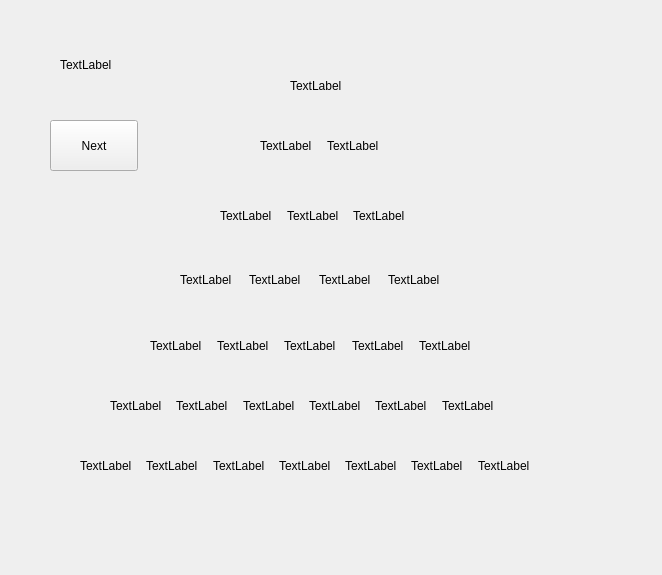
<?xml version="1.0" encoding="UTF-8"?>
<ui version="4.0">
 <class>MainWindow</class>
 <widget class="QMainWindow" name="MainWindow">
  <property name="geometry">
   <rect>
    <x>0</x>
    <y>0</y>
    <width>662</width>
    <height>575</height>
   </rect>
  </property>
  <property name="windowTitle">
   <string>MainWindow</string>
  </property>
  <widget class="QWidget" name="centralwidget">
   <widget class="QWidget" name="horizontalLayoutWidget">
    <property name="geometry">
     <rect>
      <x>290</x>
      <y>40</y>
      <width>62</width>
      <height>92</height>
     </rect>
    </property>
    <layout class="QHBoxLayout" name="level_1">
     <item>
      <widget class="click" name="label_1">
       <property name="text">
        <string>TextLabel</string>
       </property>
      </widget>
     </item>
    </layout>
   </widget>
   <widget class="QWidget" name="horizontalLayoutWidget_2">
    <property name="geometry">
     <rect>
      <x>260</x>
      <y>100</y>
      <width>128</width>
      <height>92</height>
     </rect>
    </property>
    <layout class="QHBoxLayout" name="level_2">
     <item>
      <widget class="click" name="label_2">
       <property name="text">
        <string>TextLabel</string>
       </property>
      </widget>
     </item>
     <item>
      <widget class="click" name="label_3">
       <property name="text">
        <string>TextLabel</string>
       </property>
      </widget>
     </item>
    </layout>
   </widget>
   <widget class="QWidget" name="horizontalLayoutWidget_3">
    <property name="geometry">
     <rect>
      <x>220</x>
      <y>170</y>
      <width>194</width>
      <height>92</height>
     </rect>
    </property>
    <layout class="QHBoxLayout" name="level_3">
     <item>
      <widget class="click" name="label_4">
       <property name="text">
        <string>TextLabel</string>
       </property>
      </widget>
     </item>
     <item>
      <widget class="click" name="label_5">
       <property name="text">
        <string>TextLabel</string>
       </property>
      </widget>
     </item>
     <item>
      <widget class="click" name="label_6">
       <property name="text">
        <string>TextLabel</string>
       </property>
      </widget>
     </item>
    </layout>
   </widget>
   <widget class="QWidget" name="horizontalLayoutWidget_5">
    <property name="geometry">
     <rect>
      <x>150</x>
      <y>300</y>
      <width>330</width>
      <height>92</height>
     </rect>
    </property>
    <layout class="QHBoxLayout" name="level_5">
     <item>
      <widget class="click" name="label_11">
       <property name="text">
        <string>TextLabel</string>
       </property>
      </widget>
     </item>
     <item>
      <widget class="click" name="label_12">
       <property name="text">
        <string>TextLabel</string>
       </property>
      </widget>
     </item>
     <item>
      <widget class="click" name="label_13">
       <property name="text">
        <string>TextLabel</string>
       </property>
      </widget>
     </item>
     <item>
      <widget class="click" name="label_14">
       <property name="text">
        <string>TextLabel</string>
       </property>
      </widget>
     </item>
     <item>
      <widget class="click" name="label_15">
       <property name="text">
        <string>TextLabel</string>
       </property>
      </widget>
     </item>
    </layout>
   </widget>
   <widget class="QWidget" name="horizontalLayoutWidget_6">
    <property name="geometry">
     <rect>
      <x>110</x>
      <y>360</y>
      <width>392</width>
      <height>92</height>
     </rect>
    </property>
    <layout class="QHBoxLayout" name="level_6">
     <item>
      <widget class="click" name="label_16">
       <property name="text">
        <string>TextLabel</string>
       </property>
      </widget>
     </item>
     <item>
      <widget class="click" name="label_17">
       <property name="text">
        <string>TextLabel</string>
       </property>
      </widget>
     </item>
     <item>
      <widget class="click" name="label_18">
       <property name="text">
        <string>TextLabel</string>
       </property>
      </widget>
     </item>
     <item>
      <widget class="click" name="label_19">
       <property name="text">
        <string>TextLabel</string>
       </property>
      </widget>
     </item>
     <item>
      <widget class="click" name="label_20">
       <property name="text">
        <string>TextLabel</string>
       </property>
      </widget>
     </item>
     <item>
      <widget class="click" name="label_21">
       <property name="text">
        <string>TextLabel</string>
       </property>
      </widget>
     </item>
    </layout>
   </widget>
   <widget class="QWidget" name="horizontalLayoutWidget_7">
    <property name="geometry">
     <rect>
      <x>80</x>
      <y>420</y>
      <width>458</width>
      <height>92</height>
     </rect>
    </property>
    <layout class="QHBoxLayout" name="level_7">
     <item>
      <widget class="click" name="label_22">
       <property name="text">
        <string>TextLabel</string>
       </property>
      </widget>
     </item>
     <item>
      <widget class="click" name="label_23">
       <property name="text">
        <string>TextLabel</string>
       </property>
      </widget>
     </item>
     <item>
      <widget class="click" name="label_24">
       <property name="text">
        <string>TextLabel</string>
       </property>
      </widget>
     </item>
     <item>
      <widget class="click" name="label_25">
       <property name="text">
        <string>TextLabel</string>
       </property>
      </widget>
     </item>
     <item>
      <widget class="click" name="label_26">
       <property name="text">
        <string>TextLabel</string>
       </property>
      </widget>
     </item>
     <item>
      <widget class="click" name="label_27">
       <property name="text">
        <string>TextLabel</string>
       </property>
      </widget>
     </item>
     <item>
      <widget class="click" name="label_28">
       <property name="text">
        <string>TextLabel</string>
       </property>
      </widget>
     </item>
    </layout>
   </widget>
   <widget class="QPushButton" name="next_btn">
    <property name="geometry">
     <rect>
      <x>50</x>
      <y>120</y>
      <width>88</width>
      <height>51</height>
     </rect>
    </property>
    <property name="text">
     <string>Next</string>
    </property>
   </widget>
   <widget class="QWidget" name="horizontalLayoutWidget_4">
    <property name="geometry">
     <rect>
      <x>180</x>
      <y>240</y>
      <width>271</width>
      <height>80</height>
     </rect>
    </property>
    <layout class="QHBoxLayout" name="level_4">
     <item>
      <widget class="click" name="label_7">
       <property name="text">
        <string>TextLabel</string>
       </property>
      </widget>
     </item>
     <item>
      <widget class="click" name="label_8">
       <property name="text">
        <string>TextLabel</string>
       </property>
      </widget>
     </item>
     <item>
      <widget class="click" name="label_9">
       <property name="text">
        <string>TextLabel</string>
       </property>
      </widget>
     </item>
     <item>
      <widget class="click" name="label_10">
       <property name="text">
        <string>TextLabel</string>
       </property>
      </widget>
     </item>
    </layout>
   </widget>
   <widget class="click" name="add_card">
    <property name="geometry">
     <rect>
      <x>60</x>
      <y>20</y>
      <width>60</width>
      <height>90</height>
     </rect>
    </property>
    <property name="text">
     <string>TextLabel</string>
    </property>
   </widget>
  </widget>
  <widget class="QMenuBar" name="menubar">
   <property name="geometry">
    <rect>
     <x>0</x>
     <y>0</y>
     <width>662</width>
     <height>21</height>
    </rect>
   </property>
  </widget>
 </widget>
 <customwidgets>
  <customwidget>
   <class>click</class>
   <extends>QLabel</extends>
   <header location="global">cat.h</header>
  </customwidget>
 </customwidgets>
 <resources/>
 <connections/>
</ui>
